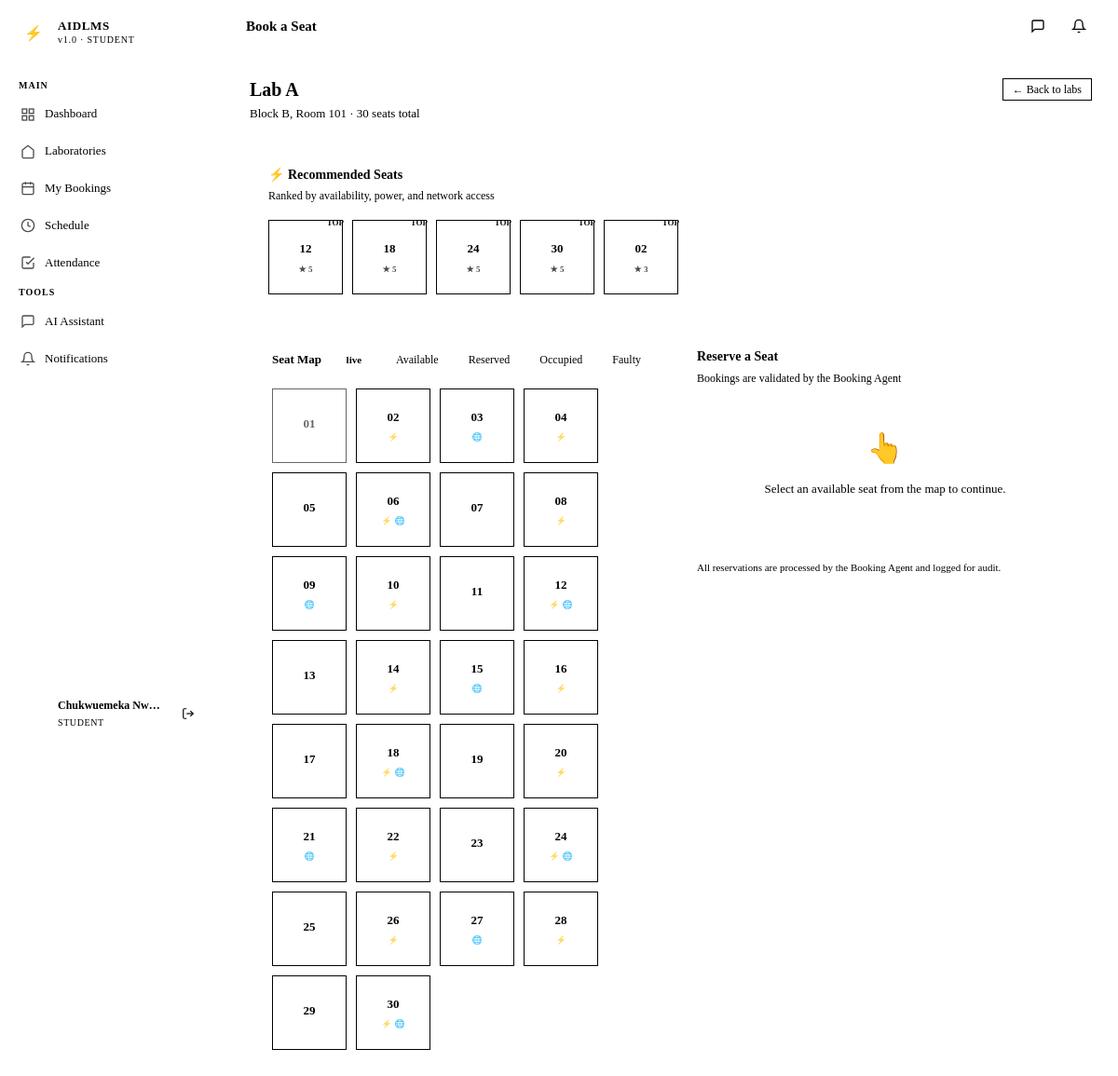
/student/book/c18dd51e-e56c-4f8e-8ab9-c8b72d5110d7 (signed in), run on the app's committed database.
### app/models/models.py (models this page shows, shortened)
class User(UserMixin, db.Model):
    __tablename__ = 'users'
    id = db.Column(db.String(36), primary_key=True, default=gen_uuid)
    name = db.Column(db.String(100), nullable=False)
    email = db.Column(db.String(150), unique=True, nullable=False)
    password_hash = db.Column(db.String(255), nullable=False)
    role = db.Column(db.Enum('student', 'lecturer', 'technician', 'admin', name='user_role'), nullable=False)
    active = db.Column(db.Boolean, default=True)
    created_at = db.Column(db.DateTime, default=datetime.utcnow)
    bookings = db.relationship('Booking', foreign_keys='Booking.user_id', backref='user', lazy='dynamic')
    attendance_records = db.relationship('Attendance', foreign_keys='Attendance.user_id', backref='user', lazy='dynamic')
    notifications = db.relationship('Notification', backref='user', lazy='dynamic')
    chat_logs = db.relationship('ChatLog', backref='user', lazy='dynamic')
    sessions_opened = db.relationship('Session', foreign_keys='Session.lecturer_id', backref='lecturer', lazy='dynamic')
    schedules = db.relationship('Schedule', foreign_keys='Schedule.lecturer_id', backref='lecturer', lazy='dynamic')

class Laboratory(db.Model):
    __tablename__ = 'laboratories'
    id = db.Column(db.String(36), primary_key=True, default=gen_uuid)
    name = db.Column(db.String(100), nullable=False)
    capacity = db.Column(db.Integer, nullable=False)
    location = db.Column(db.String(100), nullable=False)
    status = db.Column(db.Enum('active', 'inactive', 'maintenance', name='lab_status'), default='active')
    created_at = db.Column(db.DateTime, default=datetime.utcnow)
    seats = db.relationship('Seat', backref='laboratory', lazy='dynamic', cascade='all, delete-orphan')
    schedules = db.relationship('Schedule', backref='laboratory', lazy='dynamic')
    equipment = db.relationship('Equipment', backref='laboratory', lazy='dynamic', cascade='all, delete-orphan')

class Seat(db.Model):
    __tablename__ = 'seats'
    id = db.Column(db.String(36), primary_key=True, default=gen_uuid)
    lab_id = db.Column(db.String(36), db.ForeignKey('laboratories.id'), nullable=False)
    seat_number = db.Column(db.String(10), nullable=False)
    status = db.Column(db.Enum('available', 'reserved', 'occupied', 'faulty', name='seat_status'), default='available')
    has_power = db.Column(db.Boolean, default=False)
    has_network = db.Column(db.Boolean, default=False)
    updated_at = db.Column(db.DateTime, default=datetime.utcnow, onupdate=datetime.utcnow)
    bookings = db.relationship('Booking', backref='seat', lazy='dynamic')

### app/student/routes.py (the view)
@student_bp.route('/book/<lab_id>')
@student_required
def book_seat(lab_id):
    lab = Laboratory.query.get_or_404(lab_id)
    seats = Seat.query.filter_by(lab_id=lab_id).order_by(Seat.seat_number).all()
    now = datetime.utcnow()
    recommendations = recommendation_agent.recommend_seats(lab_id, now, now)
    from flask import current_app
    return render_template('student/book_seat.html',
        lab=lab,
        seats=seats,
        recommendations=recommendations,
        config=current_app.config
    )

### app/agents/recommendation_agent.py (called while the page is built)
    def _log(self, event_type, input_summary, decision, reason):
        log = AgentLog(
            agent_name=self.NAME,
            event_type=event_type,
            input_summary=input_summary,
            decision=decision,
            reason=reason,
            agent_version=self.VERSION
        )
        db.session.add(log)
        db.session.commit()

### app/models/models.py (called while the page is built)
def gen_uuid():
    return str(uuid.uuid4())

### app/student/routes.py (called while the page is built)
def student_required(f):
    @wraps(f)
    def decorated(*args, **kwargs):
        if current_user.role != 'student':
            return redirect(url_for('auth.login'))
        return f(*args, **kwargs)
    return login_required(decorated)

### app/templates/student/book_seat.html (shortened to what this page needs)
{% extends "base.html" %}
{% block page_title %}Book a Seat{% endblock %}
{% block content %}
<div class="page-header">
  <div class="page-header-text">
    <h1>{{ lab.name }}</h1>
    <p>{{ lab.location }} · {{ lab.capacity }} seats total</p>
  </div>
  <div class="page-header-actions">
    <a href="{{ url_for('student.labs') }}" class="btn btn-secondary btn-sm">← Back to labs</a>
  </div>
</div>
{% if recommendations %}
<div class="card mb-16" style="border-color:var(--color-cyan);">
  <div class="card-header">
    <div>
      <div class="card-title" style="color:var(--color-cyan);">⚡ Recommended Seats</div>
      <div class="card-subtitle">Ranked by availability, power, and network access</div>
    </div>
  </div>
  <div class="d-flex" style="gap:10px; flex-wrap:wrap;">
    {% for rec in recommendations %}
    <div class="seat-card seat-available" id="rec-{{ rec.seat_id }}" onclick="selectSeat('{{ rec.seat_id }}', '{{ rec.seat_number }}')" title="{{ rec.reason }}" style="position:relative;">
      {{ rec.seat_number }}
      <div class="seat-icons">
        <span class="seat-icon-small" title="Score: {{ rec.score }}">★ {{ rec.score }}</span>
      </div>
      <div style="position:absolute;top:-6px;right:-6px;background:var(--color-cyan);color:#0d1117;font-size:9px;padding:1px 4px;border-radius:4px;font-weight:700;">TOP</div>
    </div>
    {% endfor %}
  </div>
</div>
{% endif %}
<div class="grid-2" style="align-items:start;">
  <div>
    <div class="seat-map-container" data-lab-id="{{ lab.id }}">
      <div class="seat-map-header">
        <div style="font-size:13px; font-weight:600; color:var(--color-text);">Seat Map
          <span class="live-dot" style="margin-left:8px;"></span>
          <span style="font-size:11px; color:var(--color-text-muted); margin-left:4px;">live</span>
        </div>
        <div class="seat-legend">
          <div class="legend-item"><div class="legend-dot available"></div> Available</div>
          <div class="legend-item"><div class="legend-dot reserved"></div> Reserved</div>
          <div class="legend-item"><div class="legend-dot occupied"></div> Occupied</div>
          <div class="legend-item"><div class="legend-dot faulty"></div> Faulty</div>
        </div>
      </div>
      <div class="seat-grid" id="seatGrid">
        {% for seat in seats %}
        <div class="seat-card seat-{{ seat.status }}"
             id="seat-{{ seat.id }}"
             data-seat-id="{{ seat.id }}"
             data-seat-number="{{ seat.seat_number }}"
             data-status="{{ seat.status }}"
             {% if seat.status == 'available' %}onclick="selectSeat('{{ seat.id }}', '{{ seat.seat_number }}')"{% endif %}
             title="Seat {{ seat.seat_number }}{% if seat.has_power %} · ⚡ Power{% endif %}{% if seat.has_network %} · 🌐 Network{% endif %}">
          {{ seat.seat_number }}
          <div class="seat-icons">
            {% if seat.has_power %}<span class="seat-icon-small">⚡</span>{% endif %}
            {% if seat.has_network %}<span class="seat-icon-small">🌐</span>{% endif %}
          </div>
        </div>
        {% endfor %}
      </div>
    </div>
  </div>
  <div class="card" id="bookingPanel">
    <div class="card-header">
      <div>
        <div class="card-title">Reserve a Seat</div>
        <div class="card-subtitle">Bookings are validated by the Booking Agent</div>
      </div>
    </div>
    <div id="noSeatSelected" style="text-align:center; padding:24px 0; color:var(--color-text-muted); font-size:13px;">
      <div style="font-size:32px; margin-bottom:8px;">👆</div>
      Select an available seat from the map to continue.
    </div>
    <div class="divider"></div>
    <div style="font-size:11px; color:var(--color-text-subtle);">
      All reservations are processed by the Booking Agent and logged for audit.
    </div>
  </div>
</div>
{% endblock %}

### app/templates/base.html (shortened to what this page needs)
<!DOCTYPE html>
<html lang="en">
<head>
  <link rel="stylesheet" href="{{ url_for('static', filename='css/style.css') }}">
</head>
<body>
<div class="app-shell">
  <aside class="sidebar" id="sidebar">
    <div class="sidebar-brand">
      <a href="{{ url_for('admin.dashboard') if current_user.role == 'admin' else url_for(current_user.role + '.dashboard') }}" class="brand-logo">
        <div class="brand-icon">⚡</div>
        <div class="brand-text">
          <span class="brand-name">AIDLMS</span>
          <span class="brand-sub">v1.0 · {{ current_user.role | upper }}</span>
        </div>
      </a>
    </div>
    <nav class="sidebar-nav">
      {% if current_user.role == 'student' %}
        <span class="nav-section-label">Main</span>
        <a href="{{ url_for('student.dashboard') }}" class="nav-item {% if request.endpoint == 'student.dashboard' %}active{% endif %}">
          <svg class="nav-icon" viewBox="0 0 24 24" fill="none" stroke="currentColor" stroke-width="2"><rect x="3" y="3" width="7" height="7"/><rect x="14" y="3" width="7" height="7"/><rect x="14" y="14" width="7" height="7"/><rect x="3" y="14" width="7" height="7"/></svg>
          Dashboard
        </a>
        <a href="{{ url_for('student.labs') }}" class="nav-item {% if 'labs' in request.endpoint %}active{% endif %}">
          <svg class="nav-icon" viewBox="0 0 24 24" fill="none" stroke="currentColor" stroke-width="2"><path d="M3 9l9-7 9 7v11a2 2 0 01-2 2H5a2 2 0 01-2-2z"/></svg>
          Laboratories
        </a>
        <a href="{{ url_for('student.bookings') }}" class="nav-item {% if request.endpoint == 'student.bookings' %}active{% endif %}">
          <svg class="nav-icon" viewBox="0 0 24 24" fill="none" stroke="currentColor" stroke-width="2"><rect x="3" y="4" width="18" height="18" rx="2"/><line x1="16" y1="2" x2="16" y2="6"/><line x1="8" y1="2" x2="8" y2="6"/><line x1="3" y1="10" x2="21" y2="10"/></svg>
          My Bookings
        </a>
        <a href="{{ url_for('student.schedule') }}" class="nav-item {% if request.endpoint == 'student.schedule' %}active{% endif %}">
          <svg class="nav-icon" viewBox="0 0 24 24" fill="none" stroke="currentColor" stroke-width="2"><circle cx="12" cy="12" r="10"/><path d="M12 6v6l4 2"/></svg>
          Schedule
        </a>
        <a href="{{ url_for('student.attendance') }}" class="nav-item {% if request.endpoint == 'student.attendance' %}active{% endif %}">
          <svg class="nav-icon" viewBox="0 0 24 24" fill="none" stroke="currentColor" stroke-width="2"><path d="M9 11l3 3L22 4"/><path d="M21 12v7a2 2 0 01-2 2H5a2 2 0 01-2-2V5a2 2 0 012-2h11"/></svg>
          Attendance
        </a>
        <span class="nav-section-label">Tools</span>
        <a href="{{ url_for('chatbot.index') }}" class="nav-item {% if 'chatbot' in request.endpoint %}active{% endif %}">
          <svg class="nav-icon" viewBox="0 0 24 24" fill="none" stroke="currentColor" stroke-width="2"><path d="M21 15a2 2 0 01-2 2H7l-4 4V5a2 2 0 012-2h14a2 2 0 012 2z"/></svg>
          AI Assistant
        </a>
        <a href="{{ url_for('student.notifications') }}" class="nav-item {% if request.endpoint == 'student.notifications' %}active{% endif %}">
          <svg class="nav-icon" viewBox="0 0 24 24" fill="none" stroke="currentColor" stroke-width="2"><path d="M18 8A6 6 0 006 8c0 7-3 9-3 9h18s-3-2-3-9"/><path d="M13.73 21a2 2 0 01-3.46 0"/></svg>
          Notifications
          {% if unread_count > 0 %}<span class="nav-badge">{{ unread_count }}</span>{% endif %}
        </a>
      {% endif %}
    </nav>
    <div class="sidebar-footer">
      <div class="user-info">
        <div class="user-avatar">{{ current_user.name[0] | upper }}</div>
        <div class="user-details">
          <div class="user-name">{{ current_user.name }}</div>
          <div class="user-role">{{ current_user.role }}</div>
        </div>
        <a href="{{ url_for('auth.logout') }}" class="icon-btn" title="Sign out" style="border:none;">
          <svg width="14" height="14" viewBox="0 0 24 24" fill="none" stroke="currentColor" stroke-width="2"><path d="M9 21H5a2 2 0 01-2-2V5a2 2 0 012-2h4"/><polyline points="16 17 21 12 16 7"/><line x1="21" y1="12" x2="9" y2="12"/></svg>
        </a>
      </div>
    </div>
  </aside>
  <div class="main-content">
    <header class="topbar">
      <span class="topbar-title">{% block page_title %}{% endblock %}</span>
      <div class="topbar-actions">
        <a href="{{ url_for('chatbot.index') }}" class="icon-btn" title="AI Assistant">
          <svg width="16" height="16" viewBox="0 0 24 24" fill="none" stroke="currentColor" stroke-width="2"><path d="M21 15a2 2 0 01-2 2H7l-4 4V5a2 2 0 012-2h14a2 2 0 012 2z"/></svg>
        </a>
        {% if current_user.role == 'student' %}
        <a href="{{ url_for('student.notifications') }}" class="icon-btn" title="Notifications">
          <svg width="16" height="16" viewBox="0 0 24 24" fill="none" stroke="currentColor" stroke-width="2"><path d="M18 8A6 6 0 006 8c0 7-3 9-3 9h18s-3-2-3-9"/><path d="M13.73 21a2 2 0 01-3.46 0"/></svg>
          {% if unread_count > 0 %}<span class="notification-dot"></span>{% endif %}
        </a>
        {% endif %}
      </div>
    </header>
    <main class="page-content">
      {% block content %}{% endblock %}
    </main>
  </div>
</div>
</body>
</html>

### data on the page
User: role "STUDENT", name "Chukwuemeka Nw…"
Laboratory: name "Lab A", location "Block B, Room 101", capacity "30"
Seat: seat_number "12", score "5"
Seat: seat_number "18", score "5"
Seat: seat_number "24", score "5"
Seat: seat_number "30", score "5"
Seat: seat_number "02", score "3"
Seat: seat_number "01"
Seat: seat_number "03"
Seat: seat_number "04"
Seat: seat_number "05"
Seat: seat_number "06"
Seat: seat_number "07"
Seat: seat_number "08"
Seat: seat_number "09"
Seat: seat_number "10"
Seat: seat_number "11"
Seat: seat_number "13"
Seat: seat_number "14"
Seat: seat_number "15"
Seat: seat_number "16"
Seat: seat_number "17"
Seat: seat_number "19"
Seat: seat_number "20"
Seat: seat_number "21"
Seat: seat_number "22"
Seat: seat_number "23"
Seat: seat_number "25"
Seat: seat_number "26"
Seat: seat_number "27"
Seat: seat_number "28"
Seat: seat_number "29"
